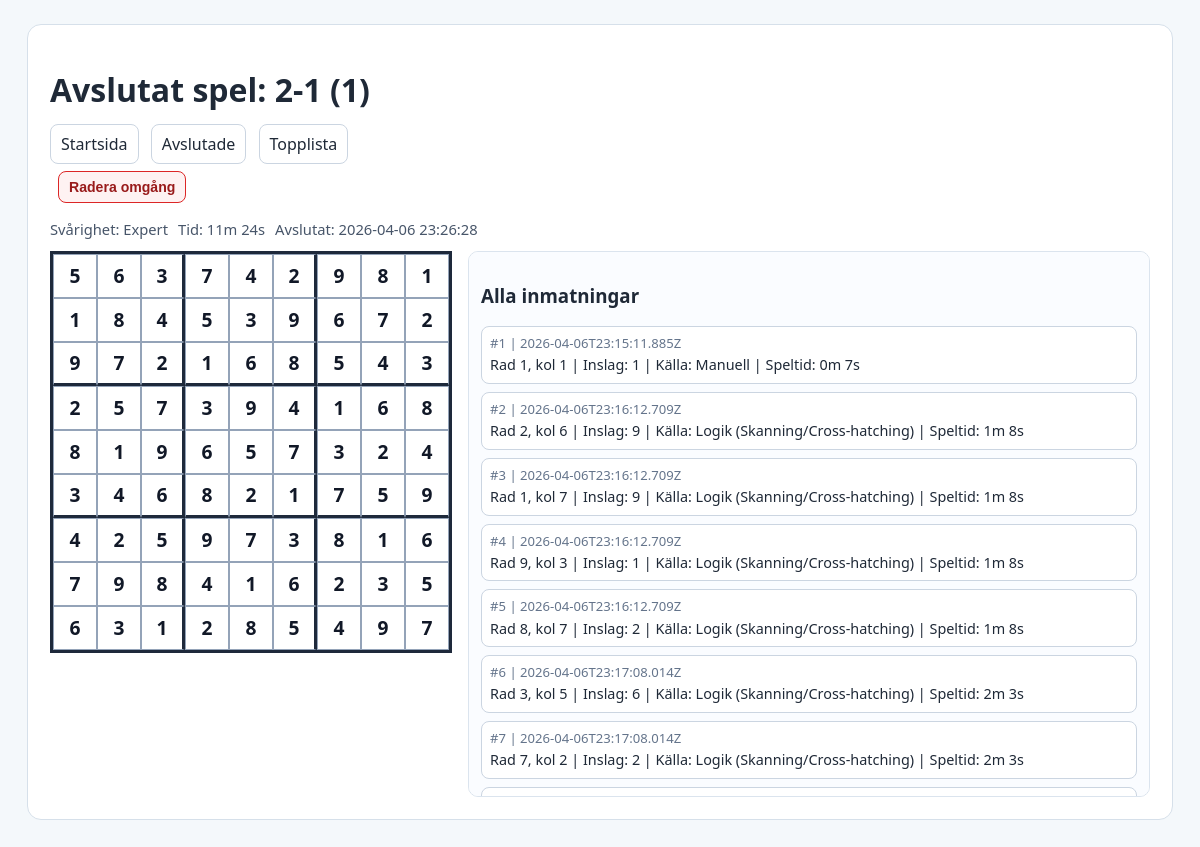
/completed/25, run on the app's committed database.
### tables this page shows
CREATE TABLE "sudoku_games" (
                    id INTEGER PRIMARY KEY AUTOINCREMENT,
                    title TEXT NOT NULL,
                    difficulty TEXT NOT NULL,
                    grid_json TEXT NOT NULL,
                    created_at TEXT NOT NULL DEFAULT CURRENT_TIMESTAMP
                , game_type TEXT NOT NULL DEFAULT 'base', elapsed_seconds INTEGER NOT NULL DEFAULT 0, source_game_id INTEGER, session_number INTEGER NOT NULL DEFAULT 0, save_count INTEGER NOT NULL DEFAULT 0, notes_json TEXT NOT NULL DEFAULT '[]', updated_at TEXT, completed_at TEXT, solution_json TEXT);

CREATE TABLE sudoku_game_inputs (
                id INTEGER PRIMARY KEY AUTOINCREMENT,
                ongoing_game_id INTEGER NOT NULL,
                seq_no INTEGER NOT NULL,
                row_idx INTEGER NOT NULL,
                col_idx INTEGER NOT NULL,
                value TEXT NOT NULL,
                elapsed_seconds INTEGER NOT NULL DEFAULT 0,
                entered_at TEXT,
                created_at TEXT NOT NULL DEFAULT CURRENT_TIMESTAMP, input_kind TEXT NOT NULL DEFAULT 'manual', action_name TEXT,
                UNIQUE(ongoing_game_id, seq_no)
            );

### app/routes.py (the view)
@bp.route("/completed/<int:game_id>")
def completed_game_detail(game_id: int):
    game = get_game_by_id(current_app.config["DATABASE_PATH"], game_id)
    if game is None or game.get("game_type") != "ongoing" or not game.get("completed_at"):
        flash("Avslutat spel hittades inte.", "error")
        return redirect(url_for("main.completed_games"))
    input_entries = list_game_inputs(current_app.config["DATABASE_PATH"], game_id)
    return render_template("completed_game_detail.html", game=game, input_entries=input_entries)

### app/__init__.py (called while the page is built)
def create_app() -> Flask:
    app = Flask(__name__)
    app.config["SECRET_KEY"] = os.environ.get("SECRET_KEY", "dev-secret-change-me")
    os.makedirs(app.instance_path, exist_ok=True)
    app.config["DATABASE_PATH"] = os.path.join(app.instance_path, "sudoku.db")
    init_db(app.config["DATABASE_PATH"])
    def format_elapsed_seconds(seconds):
        seconds = int(seconds or 0)
        hours = seconds // 3600
        minutes = (seconds % 3600) // 60
        secs = seconds % 60
        if hours > 0:
            return f"{hours}h {minutes}m {secs}s"
        return f"{minutes}m {secs}s"
    app.jinja_env.filters['format_time'] = format_elapsed_seconds
    from .routes import bp
    app.register_blueprint(bp)
    return app

### app/storage.py (called while the page is built)
def get_connection(database_path: str) -> sqlite3.Connection:
    conn = sqlite3.connect(database_path)
    conn.row_factory = sqlite3.Row
    return conn

def _normalize_game_title(
    conn: sqlite3.Connection, game: dict[str, Any]
) -> dict[str, Any]:
    if game.get("game_type") == "ongoing":
        title = str(game.get("title") or "")
        game["title"] = re.sub(r"\(Sparad\s+(\d+)\s+ganger\)", r"(\1)", title)
    return game

def _empty_notes() -> list[list[str]]:
    return [["" for _ in range(9)] for _ in range(9)]

def _empty_grid() -> list[list[str]]:
    return [["" for _ in range(9)] for _ in range(9)]

def _normalize_grid(grid: Any) -> list[list[str]]:
    normalized = _empty_grid()
    if not isinstance(grid, list):
        return normalized
    allowed = {"1", "2", "3", "4", "5", "6", "7", "8", "9"}
    for r in range(min(9, len(grid))):
        row = grid[r] if isinstance(grid[r], list) else []
        for c in range(min(9, len(row))):
            value = str(row[c]).strip() if row[c] is not None else ""
            normalized[r][c] = value if value in allowed else ""
    return normalized

def _safe_load_json(value: Any, fallback: Any) -> Any:
    if not isinstance(value, str) or not value.strip():
        return fallback
    try:
        return json.loads(value)
    except (json.JSONDecodeError, TypeError, ValueError):
        return fallback

### app/templates/completed_game_detail.html (shortened to what this page needs)
<!doctype html>
<html lang="sv">
<head>
</head>
<body>
  <main class="wrap">
    <h1>Avslutat spel: {{ game.title }}</h1>
    <p>
      <a class="top-link" href="{{ url_for('main.index') }}">Startsida</a>
      <a class="top-link" href="{{ url_for('main.completed_games') }}">Avslutade</a>
      <a class="top-link" href="{{ url_for('main.leaderboard') }}">Topplista</a>
      <form method="post" action="{{ url_for('main.delete_completed_game', game_id=game.id) }}" style="display:inline-block; margin-left:8px;" onsubmit="return confirm('Radera denna avslutade omgång?');">
        <button type="submit" class="delete-btn">Radera omgång</button>
      </form>
    </p>
    {% set difficulty_labels = {'latt': 'Lätt', 'medel': 'Medel', 'svar': 'Svår', 'expert': 'Expert'} %}
    <div class="meta">
      <span>Svårighet: {{ difficulty_labels.get(game.difficulty, game.difficulty|capitalize) }}</span>
      <span>Tid: {{ game.elapsed_seconds|format_time }}</span>
      <span>Avslutat: {{ game.completed_at }}</span>
    </div>
    <div class="layout">
      <section class="board" aria-label="Ifylld spelplan">
        {% for r in range(9) %}
          {% for c in range(9) %}
            {% set right = 'thick-right' if c in [2, 5] else '' %}
            {% set bottom = 'thick-bottom' if r in [2, 5] else '' %}
            <div class="cell {{ right }} {{ bottom }}">{{ game.grid[r][c] }}</div>
          {% endfor %}
        {% endfor %}
      </section>
      <section class="history" aria-label="Alla inmatningar">
        <h3>Alla inmatningar</h3>
        {% if input_entries %}
          {% for entry in input_entries %}
            <article class="history-item">
              <div class="history-time">#{{ entry.seq_no }} | {{ entry.entered_at or entry.created_at }}</div>
              <div>
                Rad {{ entry.row_idx + 1 }}, kol {{ entry.col_idx + 1 }}
                | Inslag: {{ entry.value }}
                | Källa: {% if entry.input_kind == 'logic' %}Logik{% else %}Manuell{% endif %}{% if entry.input_kind == 'logic' and entry.action_name %} ({{ entry.action_name }}){% endif %}
                | Speltid: {{ entry.elapsed_seconds|format_time }}
              </div>
            </article>
          {% endfor %}
        {% else %}
          <p class="empty">Inga sparade inmatningar hittades för spelet.</p>
        {% endif %}
      </section>
    </div>
  </main>
</body>
</html>

### app/templates/completed_game_detail.html (style rules this page uses)
body { margin: 0; font-family: "Segoe UI", Tahoma, sans-serif; background: #f4f8fb; color: #1f2937; padding: 24px; }
.wrap { max-width: 1100px; margin: 0 auto; background: #fff; border: 1px solid #d6e0ea; border-radius: 14px; padding: 22px; }
.top-link { text-decoration: none; border: 1px solid #cbd5e1; border-radius: 8px; padding: 8px 10px; color: #1f2937; background: #fff; margin-right: 8px; }
.layout { display: flex; align-items: flex-start; gap: 16px; flex-wrap: wrap; margin-top: 12px; }
.board { display: grid; grid-template-columns: repeat(9, 44px); grid-template-rows: repeat(9, 44px); border: 3px solid #1e293b; width: fit-content; background: #fff; }
.cell { width: 44px; height: 44px; border: 1px solid #94a3b8; box-sizing: border-box; display: flex; align-items: center; justify-content: center; font-size: 1.2rem; font-weight: 700; color: #111827; }
.thick-right { border-right: 3px solid #1e293b; }
.thick-bottom { border-bottom: 3px solid #1e293b; }
.history { min-width: 320px; flex: 1; border: 1px solid #dbe4ee; border-radius: 10px; padding: 12px; background: #fafcff; max-height: 520px; overflow-y: auto; }
.history-item { border: 1px solid #cbd5e1; border-radius: 8px; background: #fff; padding: 8px; margin-bottom: 8px; font-size: 0.9rem; line-height: 1.3; }
.history-time { color: #64748b; font-size: 0.82rem; margin-bottom: 4px; }
.meta { display: flex; gap: 10px; flex-wrap: wrap; font-size: 0.92rem; color: #475569; margin-top: 4px; }
.delete-btn { border: 1px solid #dc2626; border-radius: 8px; background: #fef2f2; color: #991b1b; padding: 7px 10px; font-size: 0.88rem; font-weight: 600; cursor: pointer; white-space: nowrap; }

### data on the page
sudoku_games: title "2-1 (1)", get "Expert", elapsed_seconds "11m 24s"
sudoku_game_inputs: seq_no "1", entered_at "2026-04-06T23:15:11.885Z", entry.row_idx+1 "1", entry.col_idx+1 "1", value "1", input_kind "Manuell", elapsed_seconds "0m 7s"
sudoku_game_inputs: seq_no "2", entered_at "2026-04-06T23:16:12.709Z", entry.row_idx+1 "2", entry.col_idx+1 "6", value "9", input_kind "Logik", action_name "Skanning/Cross-hatching", elapsed_seconds "1m 8s"
sudoku_game_inputs: seq_no "3", entered_at "2026-04-06T23:16:12.709Z", entry.row_idx+1 "1", entry.col_idx+1 "7", value "9", input_kind "Logik", action_name "Skanning/Cross-hatching", elapsed_seconds "1m 8s"
sudoku_game_inputs: seq_no "4", entered_at "2026-04-06T23:16:12.709Z", entry.row_idx+1 "9", entry.col_idx+1 "3", value "1", input_kind "Logik", action_name "Skanning/Cross-hatching", elapsed_seconds "1m 8s"
sudoku_game_inputs: seq_no "5", entered_at "2026-04-06T23:16:12.709Z", entry.row_idx+1 "8", entry.col_idx+1 "7", value "2", input_kind "Logik", action_name "Skanning/Cross-hatching", elapsed_seconds "1m 8s"
sudoku_game_inputs: seq_no "6", entered_at "2026-04-06T23:17:08.014Z", entry.row_idx+1 "3", entry.col_idx+1 "5", value "6", input_kind "Logik", action_name "Skanning/Cross-hatching", elapsed_seconds "2m 3s"
sudoku_game_inputs: seq_no "7", entered_at "2026-04-06T23:17:08.014Z", entry.row_idx+1 "7", entry.col_idx+1 "2", value "2", input_kind "Logik", action_name "Skanning/Cross-hatching", elapsed_seconds "2m 3s"

### other printed values
{{ game.completed_at }} "2026-04-06 23:26:28"
{{ game.grid[r][c] }} "5" "6" "3" "7" "4" "2" "9" "8" "1" "1" "8" "4" "5" "3" "9" "6" "7" "2" "9" "7" "2" "1" "6" "8" "5" "4" "3" "2" "5" "7" "3" "9" "4" "1" "6" "8" "8" "1" "9" "6" "5" "7" "3" "2" "4" "3" "4" "6" "8" "2" "1" "7" "5" "9" "4" "2" "5" "9" "7" "3" "8" "1" "6" "7" "9" "8" "4" "1" "6" "2" "3" "5" "6" "3" "1" "2" "8" "5" "4" "9" "7"
